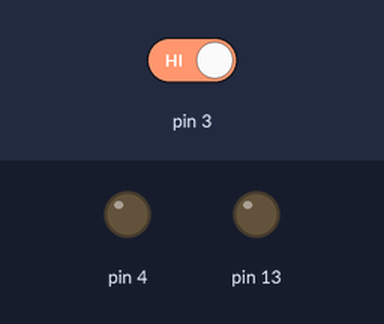
Bench run of a sketch on a simulated Arduino Uno, built with avr-gcc and run on an emulated ATmega328P. Shown: output pins drawn as LEDs (lit = HIGH). The inputs (shaded band) are chosen by the test bench; at power-on: pin 3 HIGH.

Above: at 1.2 s.
1.3 s: pin 3 driven LOW
At 1.9 s:
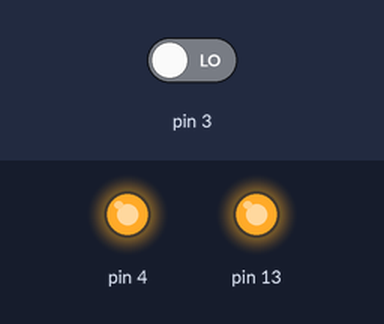
2.8 s: pin 3 driven HIGH
At 4.6 s:
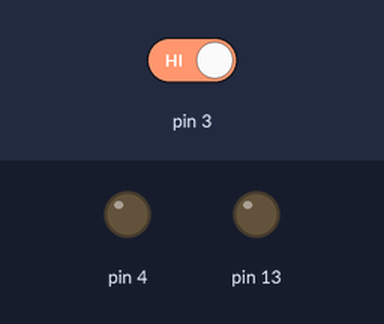
Timing chart, 0 to 6.1 s (numbered marks = the images above; inputs shaded):
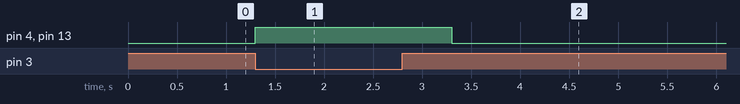

The sketch:

Spray_when_button_is_pressed.ino
```cpp
void setup() {
    pinMode(3, INPUT);
    pinMode(4, OUTPUT);
    pinMode(13, OUTPUT);
    digitalWrite(4, LOW);
    digitalWrite(13, LOW);
}

void loop() {
    int buttonState = digitalRead(3);

    if(buttonState == LOW) {
        digitalWrite(4, HIGH);
        digitalWrite(13, HIGH);
        delay(1000);
    } else {
        digitalWrite(4, LOW);
        digitalWrite(13, LOW);
    }
}
```

Measured:
- after the input at 1.3 s, pin 4, pin 13: LOW → HIGH at once
- after the input at 2.8 s, pin 4, pin 13: HIGH → LOW after 0.50 s
